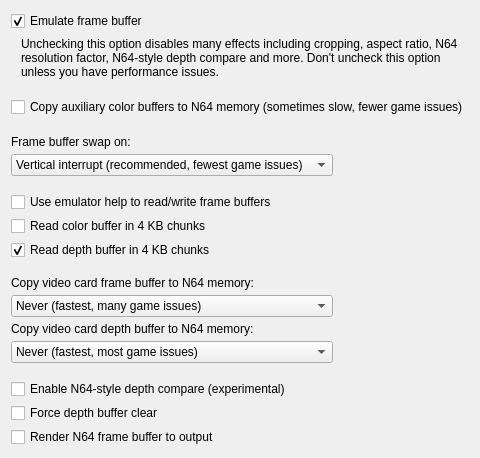
     <widget class="QWidget" name="frameBufferTab">
      <attribute name="title">
       <string>Frame buffer</string>
      </attribute>
      <layout class="QVBoxLayout" name="verticalLayout_34">
       <item>
        <layout class="QVBoxLayout" name="verticalLayout_7">
         <property name="spacing">
          <number>18</number>
         </property>
         <item>
          <widget class="QFrame" name="frameBufferFrame">
           <layout class="QVBoxLayout" name="verticalLayout_41">
            <property name="spacing">
             <number>6</number>
            </property>
            <property name="leftMargin">
             <number>0</number>
            </property>
            <property name="topMargin">
             <number>0</number>
            </property>
            <property name="rightMargin">
             <number>0</number>
            </property>
            <property name="bottomMargin">
             <number>0</number>
            </property>
            <item>
             <widget class="QCheckBox" name="frameBufferCheckBox">
              <property name="text">
               <string>Emulate frame buffer</string>
              </property>
              <property name="checked">
               <bool>true</bool>
              </property>
             </widget>
            </item>
            <item>
             <widget class="QFrame" name="frameBufferWarningFrame">
              <layout class="QHBoxLayout" name="horizontalLayout_9">
               <property name="spacing">
                <number>10</number>
               </property>
               <property name="leftMargin">
                <number>0</number>
               </property>
               <property name="topMargin">
                <number>0</number>
               </property>
               <property name="rightMargin">
                <number>0</number>
               </property>
               <property name="bottomMargin">
                <number>0</number>
               </property>
               <item>
                <widget class="QLabel" name="frameBufferWarningIcon">
                 <property name="sizePolicy">
                  <sizepolicy hsizetype="Fixed" vsizetype="Preferred">
                   <horstretch>0</horstretch>
                   <verstretch>0</verstretch>
                  </sizepolicy>
                 </property>
                 <property name="text">
                  <string notr="true">&lt;html&gt;&lt;head/&gt;&lt;body&gt;&lt;p&gt;&lt;img src=&quot;:/Warning.ico&quot;/&gt;&lt;/p&gt;&lt;/body&gt;&lt;/html&gt;</string>
                 </property>
                </widget>
               </item>
               <item>
                <widget class="QLabel" name="frameBufferWarningLabel">
                 <property name="text">
                  <string>&lt;html&gt;&lt;head/&gt;&lt;body&gt;&lt;p&gt;Unchecking this option disables many effects including cropping, aspect ratio, N64 resolution factor, N64-style depth compare and more. Don't uncheck this option unless you have performance issues.&lt;/p&gt;&lt;/body&gt;&lt;/html&gt;</string>
                 </property>
                 <property name="textFormat">
                  <enum>Qt::RichText</enum>
                 </property>
                 <property name="scaledContents">
                  <bool>false</bool>
                 </property>
                 <property name="wordWrap">
                  <bool>true</bool>
                 </property>
                </widget>
               </item>
              </layout>
             </widget>
            </item>
            <item>
             <spacer name="verticalSpacer_6">
              <property name="orientation">
               <enum>Qt::Vertical</enum>
              </property>
              <property name="sizeType">
               <enum>QSizePolicy::Fixed</enum>
              </property>
              <property name="sizeHint" stdset="0">
               <size>
                <width>0</width>
                <height>12</height>
               </size>
              </property>
             </spacer>
            </item>
            <item>
             <widget class="QFrame" name="frameBufferOptionsFrame">
              <property name="frameShape">
               <enum>QFrame::NoFrame</enum>
              </property>
              <property name="frameShadow">
               <enum>QFrame::Plain</enum>
              </property>
              <layout class="QVBoxLayout" name="verticalLayout_61">
               <property name="spacing">
                <number>18</number>
               </property>
               <property name="leftMargin">
                <number>0</number>
               </property>
               <property name="topMargin">
                <number>0</number>
               </property>
               <property name="rightMargin">
                <number>0</number>
               </property>
               <property name="bottomMargin">
                <number>0</number>
               </property>
               <item>
                <widget class="QCheckBox" name="copyAuxBuffersCheckBox">
                 <property name="toolTip">
                  <string>&lt;html&gt;&lt;head/&gt;&lt;body&gt;&lt;p&gt;When checked, the auxiliary color buffer is copied to N64 memory right after rendering to it is finished. This option helps to correctly emulate frame buffer effects in some games. This option may noticeably reduce performance.&lt;/p&gt;&lt;p&gt;[Recommended: &lt;span style=&quot; font-style:italic;&quot;&gt;Usually unchecked&lt;/span&gt;]&lt;/p&gt;&lt;/body&gt;&lt;/html&gt;</string>
                 </property>
                 <property name="text">
                  <string>Copy auxiliary color buffers to N64 memory (sometimes slow, fewer game issues)</string>
                 </property>
                </widget>
               </item>
               <item>
                <layout class="QHBoxLayout" name="horizontalLayout_22">
                 <item>
                  <layout class="QVBoxLayout" name="verticalLayout_32">
                   <property name="spacing">
                    <number>16</number>
                   </property>
                   <item>
                    <widget class="QFrame" name="frameBufferSwapFrame">
                     <property name="toolTip">
                      <string>&lt;html&gt;&lt;head/&gt;&lt;body&gt;&lt;p&gt;This option controls how often GLideN64 updates the main frame buffer.&lt;/p&gt;&lt;p&gt;&lt;span style=&quot; font-weight:600;&quot;&gt;Vertical interrupt&lt;/span&gt;: Update the buffer as quickly as possible, every vertical interrupt per second (50 for PAL and 60 for NTSC games). This option is the most compatible. Use this mode unless you have performance problems.&lt;/p&gt;&lt;p&gt;&lt;span style=&quot; font-weight:600;&quot;&gt;VI origin change&lt;/span&gt;: The VI origin changes corresponding to the game's actual FPS. N64 games typically run between 20 to 30 FPS so the buffers swap less often than the first mode. This mode does not work for games that use single buffering, which is rare.&lt;/p&gt;&lt;p&gt;&lt;span style=&quot; font-weight:600;&quot;&gt;Color buffer change&lt;/span&gt;: This option checks to see if the frame buffer has been changed. There are some games where this doesn't work.&lt;/p&gt;&lt;/body&gt;&lt;/html&gt;</string>
                     </property>
                     <layout class="QVBoxLayout" name="verticalLayout_2">
                      <property name="spacing">
                       <number>5</number>
                      </property>
                      <property name="leftMargin">
                       <number>0</number>
                      </property>
                      <property name="topMargin">
                       <number>0</number>
                      </property>
                      <property name="rightMargin">
                       <number>0</number>
                      </property>
                      <property name="bottomMargin">
                       <number>0</number>
                      </property>
                      <item>
                       <widget class="QLabel" name="frameBufferSwapLabel">
                        <property name="text">
                         <string>Frame buffer swap on:</string>
                        </property>
                       </widget>
                      </item>
                      <item>
                       <widget class="QComboBox" name="frameBufferSwapComboBox">
                        <item>
                         <property name="text">
                          <string extracomment="&quot;Vertical interrupt&quot; is frequently abbreviated as &quot;VI&quot;. This control is a combobox labelled &quot;Frame buffer swap on:&quot;">Vertical interrupt (recommended, fewest game issues)</string>
                         </property>
                        </item>
                        <item>
                         <property name="text">
                          <string extracomment="&quot;VI&quot; stands for &quot;vertical interrupt&quot;. This control is a combobox labelled &quot;Frame buffer swap on:&quot;">VI origin change (faster, few game issues)</string>
                         </property>
                        </item>
                        <item>
                         <property name="text">
                          <string extracomment="This control is a combobox labelled &quot;Frame buffer swap on:&quot;">Color buffer change (fastest, some game issues)</string>
                         </property>
                        </item>
                       </widget>
                      </item>
                     </layout>
                    </widget>
                   </item>
                   <item>
                    <widget class="QFrame" name="fbInfoFrame">
                     <layout class="QVBoxLayout" name="verticalLayout_43">
                      <property name="spacing">
                       <number>4</number>
                      </property>
                      <property name="leftMargin">
                       <number>0</number>
                      </property>
                      <property name="topMargin">
                       <number>0</number>
                      </property>
                      <property name="rightMargin">
                       <number>0</number>
                      </property>
                      <property name="bottomMargin">
                       <number>0</number>
                      </property>
                      <item>
                       <widget class="QCheckBox" name="fbInfoEnableCheckBox">
                        <property name="toolTip">
                         <string>&lt;html&gt;&lt;head/&gt;&lt;body&gt;&lt;p&gt;Some emulators do a poor job of detecting when to read/write frame buffers. You can disable emulator help to let GLideN64 read/write frame buffers itself.&lt;/p&gt;&lt;p&gt;[Recommended: &lt;span style=&quot; font-style:italic;&quot;&gt;Usually unchecked, but for some games/emulators it may be faster checked&lt;/span&gt;]&lt;/p&gt;&lt;/body&gt;&lt;/html&gt;</string>
                        </property>
                        <property name="text">
                         <string>Use emulator help to read/write frame buffers</string>
                        </property>
                        <property name="checked">
                         <bool>false</bool>
                        </property>
                       </widget>
                      </item>
                      <item>
                       <widget class="QCheckBox" name="readColorChunkCheckBox">
                        <property name="toolTip">
                         <string>&lt;html&gt;&lt;head/&gt;&lt;body&gt;&lt;p&gt;When checked, the color buffer will be read in chunks. Otherwise, the buffer will be read in its entirety. If a game needs to read the entire buffer, selecting this option may be slow.&lt;/p&gt;&lt;p&gt;[Recommended: &lt;span style=&quot; font-style:italic;&quot;&gt;Usually unchecked, because the color buffer is usually read entirely&lt;/span&gt;]&lt;/p&gt;&lt;/body&gt;&lt;/html&gt;</string>
                        </property>
                        <property name="text">
                         <string extracomment="&quot;Read&quot; refers to &quot;Use emulator help to read/write frame buffers&quot;">Read color buffer in 4 KB chunks</string>
                        </property>
                       </widget>
                      </item>
                      <item>
                       <widget class="QCheckBox" name="readDepthChunkCheckBox">
                        <property name="toolTip">
                         <string>&lt;html&gt;&lt;head/&gt;&lt;body&gt;&lt;p&gt;When checked, the depth buffer will be read in chunks. Otherwise the buffer will be read in its entirety. If a game needs to read the entire buffer, selecting this option may be slow.&lt;/p&gt;&lt;p&gt;[Recommended: &lt;span style=&quot; font-style:italic;&quot;&gt;Checked, because the depth buffer is not often read entirely&lt;/span&gt;]&lt;/p&gt;&lt;/body&gt;&lt;/html&gt;</string>
                        </property>
                        <property name="text">
                         <string extracomment="&quot;Read&quot; refers to &quot;Use emulator help to read/write frame buffers&quot;">Read depth buffer in 4 KB chunks</string>
                        </property>
                        <property name="checked">
                         <bool>true</bool>
                        </property>
                       </widget>
                      </item>
                     </layout>
                    </widget>
                   </item>
                   <item>
                    <layout class="QVBoxLayout" name="verticalLayout_60">
                     <property name="spacing">
                      <number>5</number>
                     </property>
                     <item>
                      <widget class="QFrame" name="copyColorBufferFrame">
                       <property name="toolTip">
                        <string>&lt;html&gt;&lt;head/&gt;&lt;body&gt;&lt;p&gt;In some games GLideN64 can't detect when the game uses the frame buffer. With these options, you can have GLideN64 copy each frame of your video card's frame buffer to N64 memory.&lt;/p&gt;&lt;p&gt;&lt;span style=&quot; font-weight:600;&quot;&gt;Never&lt;/span&gt;: Disable copying buffers from video card.&lt;/p&gt;&lt;p&gt;&lt;span style=&quot; font-weight:600;&quot;&gt;Synchronous&lt;/span&gt;: Effects are detected for all games, but it can be slow. Use for games where &lt;span style=&quot; font-weight:600;&quot;&gt;Asynchronous&lt;/span&gt; doesn't work.&lt;/p&gt;&lt;p&gt;&lt;span style=&quot; font-weight:600;&quot;&gt;Asynchronous&lt;/span&gt;: Effects are detected for most games.&lt;/p&gt;&lt;p&gt;[Recommended: &lt;span style=&quot; font-style:italic;&quot;&gt;Usually Asynchronous&lt;/span&gt;]&lt;/p&gt;&lt;/body&gt;&lt;/html&gt;</string>
                       </property>
                       <layout class="QVBoxLayout" name="verticalLayout_10">
                        <property name="spacing">
                         <number>5</number>
                        </property>
                        <property name="leftMargin">
                         <number>0</number>
                        </property>
                        <property name="topMargin">
                         <number>0</number>
                        </property>
                        <property name="rightMargin">
                         <number>0</number>
                        </property>
                        <property name="bottomMargin">
                         <number>0</number>
                        </property>
                        <item>
                         <widget class="QLabel" name="copyColorBufferLabel">
                          <property name="text">
                           <string>Copy video card frame buffer to N64 memory:</string>
                          </property>
                         </widget>
                        </item>
                        <item>
                         <widget class="QComboBox" name="copyColorBufferComboBox">
                          <item>
                           <property name="text">
                            <string extracomment="This is a combobox option with the label &quot;Copy video card frame buffer to N64 memory&quot;.">Never (fastest, many game issues)</string>
                           </property>
                          </item>
                          <item>
                           <property name="text">
                            <string extracomment="This is a combobox option with the label &quot;Copy video card frame buffer to N64 memory&quot;.">Synchronous (slowest, fewest game issues)</string>
                           </property>
                          </item>
                          <item>
                           <property name="text">
                            <string extracomment="This is a combobox option with the label &quot;Copy video card frame buffer to N64 memory&quot;.">Asynchronous (fast, few game issues)</string>
                           </property>
                          </item>
                         </widget>
                        </item>
                       </layout>
                      </widget>
                     </item>
                     <item>
                      <widget class="QFrame" name="copyDepthFrame">
                       <property name="toolTip">
                        <string>&lt;html&gt;&lt;head/&gt;&lt;body&gt;&lt;p&gt;The depth buffer is used to emulate some effects (e.g. coronas):&lt;/p&gt;&lt;p&gt;&lt;span style=&quot; font-weight:600;&quot;&gt;Never&lt;/span&gt;: Depth buffer is disabled.&lt;/p&gt;&lt;p&gt;&lt;span style=&quot; font-weight:600;&quot;&gt;From VRAM&lt;/span&gt;: Your video card's depth buffer is copied to N64 memory each frame, which can be slow on some games.&lt;/p&gt;&lt;p&gt;&lt;span style=&quot; font-weight:600;&quot;&gt;In software&lt;/span&gt;: Generally faster than copying from VRAM, but the result can be imperfect.&lt;/p&gt;&lt;p&gt;[Recommended:&lt;span style=&quot; font-style:italic;&quot;&gt; In software&lt;/span&gt;]&lt;/p&gt;&lt;/body&gt;&lt;/html&gt;</string>
                       </property>
                       <property name="frameShape">
                        <enum>QFrame::NoFrame</enum>
                       </property>
                       <property name="frameShadow">
                        <enum>QFrame::Plain</enum>
                       </property>
                       <layout class="QVBoxLayout" name="verticalLayout_58">
                        <property name="spacing">
                         <number>5</number>
                        </property>
                        <property name="leftMargin">
                         <number>0</number>
                        </property>
                        <property name="topMargin">
                         <number>0</number>
                        </property>
                        <property name="rightMargin">
                         <number>0</number>
                        </property>
                        <property name="bottomMargin">
                         <number>0</number>
                        </property>
                        <item>
                         <widget class="QLabel" name="copyDepthLabel">
                          <property name="text">
                           <string>Copy video card depth buffer to N64 memory:</string>
                          </property>
                         </widget>
                        </item>
                        <item>
                         <widget class="QComboBox" name="copyDepthBufferComboBox">
                          <item>
                           <property name="text">
                            <string extracomment="This is a combobox option with the label &quot;Copy video card frame buffer to N64 memory&quot;.">Never (fastest, most game issues)</string>
                           </property>
                          </item>
                          <item>
                           <property name="text">
                            <string extracomment="This is a combobox option with the label &quot;Copy video card frame buffer to N64 memory&quot;.">From VRAM (slow, some game issues)</string>
                           </property>
                          </item>
                          <item>
                           <property name="text">
                            <string extracomment="This is a combobox option with the label &quot;Copy video card frame buffer to N64 memory&quot;.">In software (fast, fewest game issues)</string>
                           </property>
                          </item>
                         </widget>
                        </item>
                       </layout>
                      </widget>
                     </item>
                    </layout>
                   </item>
                   <item>
                    <layout class="QVBoxLayout" name="verticalLayout_27">
                     <property name="spacing">
                      <number>4</number>
                     </property>
                     <item>
                      <widget class="QCheckBox" name="n64DepthCompareCheckBox">
                       <property name="toolTip">
                        <string>&lt;html&gt;&lt;head/&gt;&lt;body&gt;&lt;p&gt;The N64 uses a unique method of calculating depth to the camera. When checked, GlideN64 uses shaders to try to emulate these calculations correctly. Not compatible with anti-aliasing. &lt;span style=&quot; font-weight:600;&quot;&gt;Experimental!&lt;/span&gt;&lt;/p&gt;&lt;p&gt;[Recommended: &lt;span style=&quot; font-style:italic;&quot;&gt;Sometimes checked, for a few games&lt;/span&gt;]&lt;/p&gt;&lt;/body&gt;&lt;/html&gt;</string>
                       </property>
                       <property name="text">
                        <string>Enable N64-style depth compare (experimental)</string>
                       </property>
                      </widget>
                     </item>
                     <item>
                      <widget class="QCheckBox" name="forceDepthBufferClearCheckBox">
                       <property name="toolTip">
                        <string>&lt;html&gt;&lt;head/&gt;&lt;body&gt;&lt;p&gt;Enable force depth buffer clear. A hack. Necessary for Eikou no Saint Andrews.&lt;/p&gt;&lt;p&gt;[Recommended: &lt;span style=&quot; font-style:italic;&quot;&gt;off, except for Eikou no Saint Andrews&lt;/span&gt;]&lt;/p&gt;&lt;/body&gt;&lt;/html&gt;</string>
                       </property>
                       <property name="text">
                        <string>Force depth buffer clear</string>
                       </property>
                      </widget>
                     </item>
                     <item>
                      <widget class="QCheckBox" name="RenderFBCheckBox">
                       <property name="toolTip">
                        <string>&lt;html&gt;&lt;head/&gt;&lt;body&gt;&lt;p&gt;When this option is checked, the frame buffer is rendered directly to the screen. This prevents some graphic problems but may cause slowdowns or visual quality problems.&lt;/p&gt;&lt;p&gt;[Recommended: &lt;span style=&quot; font-style:italic;&quot;&gt;Usually unchecked&lt;/span&gt;]&lt;/p&gt;&lt;/body&gt;&lt;/html&gt;</string>
                       </property>
                       <property name="text">
                        <string>Render N64 frame buffer to output</string>
                       </property>
                      </widget>
                     </item>
                    </layout>
                   </item>
                  </layout>
                 </item>
                 <item>
                  <spacer name="horizontalSpacer_10">
                   <property name="orientation">
                    <enum>Qt::Horizontal</enum>
                   </property>
                   <property name="sizeHint" stdset="0">
                    <size>
                     <width>0</width>
                     <height>0</height>
                    </size>
                   </property>
                  </spacer>
                 </item>
                </layout>
               </item>
              </layout>
             </widget>
            </item>
           </layout>
          </widget>
         </item>
        </layout>
       </item>
       <item>
        <spacer name="verticalSpacer_9">
         <property name="orientation">
          <enum>Qt::Vertical</enum>
         </property>
         <property name="sizeHint" stdset="0">
          <size>
           <width>0</width>
           <height>0</height>
          </size>
         </property>
        </spacer>
       </item>
      </layout>
     </widget>
